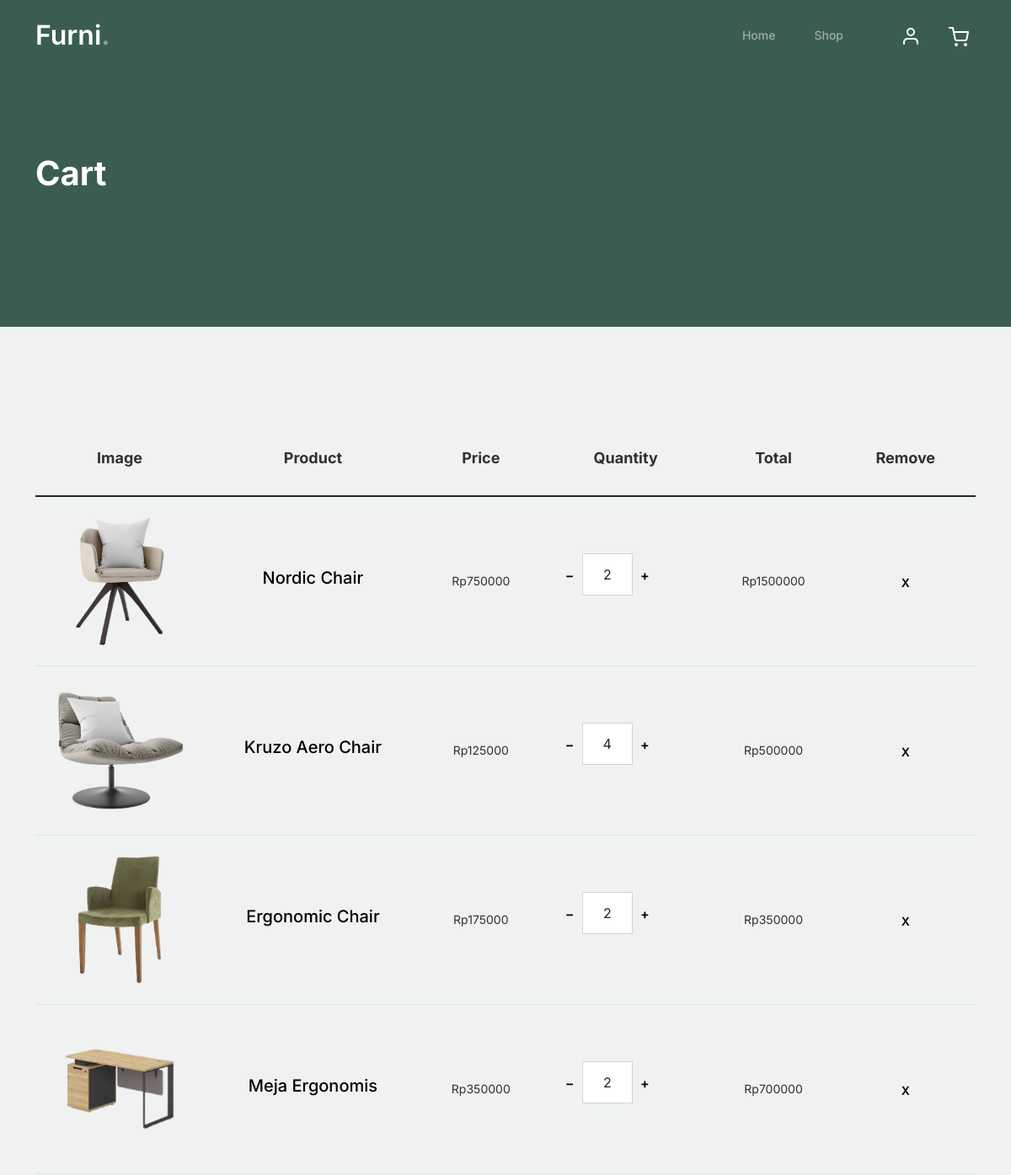
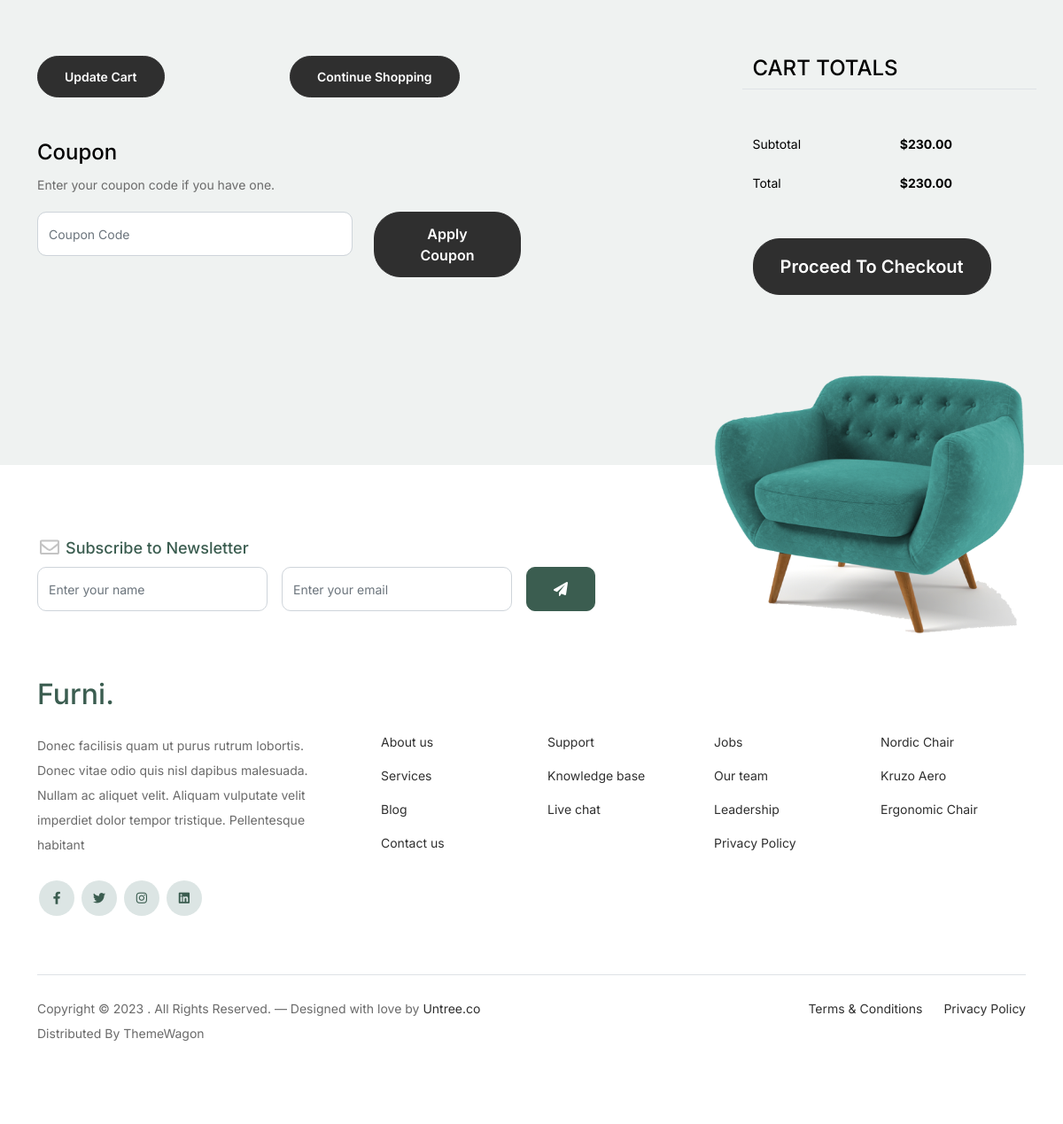
The page /lama/cart.php (signed in) on the database its author committed (2 pictures, top to bottom).
### tables this page shows
CREATE TABLE `cart` (
  `cart_id` varchar(32) NOT NULL,
  `user_id` varchar(32) NOT NULL,
  `prod_id` varchar(32) NOT NULL,
  `quantity` float NOT NULL
);

CREATE TABLE `product` (
  `prod_id` varchar(32) NOT NULL,
  `image` varchar(255) NOT NULL,
  `name` varchar(255) NOT NULL,
  `descr` varchar(4000) NOT NULL,
  `price` decimal(10,0) NOT NULL
);

### php/auth.php (called while the page is built, shortened)
<?php
if (isset($_SESSION['username'])) {
    $userId = $_SESSION['user_id'];
} else {
    $userId = null;
    $username = null;
}

### lama/cart.php (the view, shortened to what this page needs)
<?php
include 'php/config.php';
include 'php/auth.php';
?>
<!DOCTYPE html>
<html lang="en">
  <head>
    <link href="css/bootstrap.min.css" rel="stylesheet" />
    <link href="https://cdnjs.cloudflare.com/ajax/libs/font-awesome/6.0.0-beta3/css/all.min.css" rel="stylesheet" />
    <link href="css/tiny-slider.css" rel="stylesheet" />
    <link href="css/style.css" rel="stylesheet" />
  </head>
  <body>
    <nav class="custom-navbar navbar navbar navbar-expand-md navbar-dark bg-dark" arial-label="Furni navigation bar">
      <div class="container">
        <a class="navbar-brand" href="./">Furni<span>.</span></a>
        <div class="collapse navbar-collapse" id="navbarsFurni">
          <ul class="custom-navbar-nav navbar-nav ms-auto mb-2 mb-md-0">
            <li class="nav-item">
              <a class="nav-link" href="./">Home</a>
            </li>
            <li><a class="nav-link" href="shop.php">Shop</a></li>
          </ul>
          <ul class="custom-navbar-cta navbar-nav mb-2 mb-md-0 ms-5">
            <li>
              <a class="nav-link" href="#"><img src="images/user.svg" /></a>
            </li>
            <li>
              <a class="nav-link" href="cart.php"><img src="images/cart.svg" /></a>
            </li>
          </ul>
        </div>
      </div>
    </nav>
    <div class="hero">
      <div class="container">
        <div class="row justify-content-between">
          <div class="col-lg-5">
            <div class="intro-excerpt">
              <h1>Cart</h1>
            </div>
          </div>
          <div class="col-lg-7"></div>
        </div>
      </div>
    </div>
    <div class="untree_co-section before-footer-section">
      <div class="container">
        <div class="row mb-5">
          <form class="col-md-12" method="post">
            <div class="site-blocks-table">
              <table class="table">
                <thead>
                  <tr>
                    <th class="product-thumbnail">Image</th>
                    <th class="product-name">Product</th>
                    <th class="product-price">Price</th>
                    <th class="product-quantity">Quantity</th>
                    <th class="product-total">Total</th>
                    <th class="product-remove">Remove</th>
                  </tr>
                </thead>
                <tbody>
                <?php
                $sql = "SELECT c.*, p.* FROM cart c INNER JOIN product p ON c.prod_id = p.prod_id WHERE user_id = '$userId'";
                $result = mysqli_query($conn, $sql);
                if (mysqli_num_rows($result) > 0) {
                  while($row = mysqli_fetch_assoc($result)) {
                    ?>
                  <tr>
                    <td class="product-thumbnail">
                      <img src="images/<?php echo $row['image']; ?>" alt="Image" class="img-fluid" />
                    </td>
                    <td class="product-name">
                      <h2 class="h5 text-black"><?php echo $row['name']; ?></h2>
                    </td>
                    <td>Rp<?php echo $row['price']; ?></td>
                    <td>
                      <div class="input-group mb-3 d-flex align-items-center quantity-container" style="max-width: 120px">
                        <div class="input-group-prepend">
                          <a href="php/minuscart.php?id=<?php echo $row['cart_id']; ?>" class="btn btn-outline-black decrease" type="button">&minus;</a>
                        </div>
                        <input type="text" class="form-control text-center quantity-amount" value="<?php echo $row['quantity']; ?>" placeholder="" aria-label="Example text with button addon" aria-describedby="button-addon1" />
                        <div class="input-group-append">
                          <a href="php/addtocart.php?id=<?php echo $row['prod_id']; ?>" class="btn btn-outline-black increase" type="button">&plus;</a>
                        </div>
                      </div>
                    </td>
                    <td>Rp<?php echo $row['price'] * $row['quantity']; ?></td>
                    <td><a href="php/removefromcart.php?id=<?php echo $row['cart_id']; ?>" class="btn btn-black btn-sm">X</a></td>
                  </tr>
                  <?php
                  }
                }
                ?>
                </tbody>
              </table>
            </div>
          </form>
        </div>
        <div class="row">
          <div class="col-md-6">
            <div class="row mb-5">
              <div class="col-md-6 mb-3 mb-md-0">
                <button class="btn btn-black btn-sm btn-block">Update Cart</button>
              </div>
              <div class="col-md-6">
                <button class="btn btn-outline-black btn-sm btn-block">Continue Shopping</button>
              </div>
            </div>
            <div class="row">
              <div class="col-md-12">
                <label class="text-black h4" for="coupon">Coupon</label>
                <p>Enter your coupon code if you have one.</p>
              </div>
              <div class="col-md-8 mb-3 mb-md-0">
                <input type="text" class="form-control py-3" id="coupon" placeholder="Coupon Code" />
              </div>
              <div class="col-md-4">
                <button class="btn btn-black">Apply Coupon</button>
              </div>
            </div>
          </div>
          <div class="col-md-6 pl-5">
            <div class="row justify-content-end">
              <div class="col-md-7">
                <div class="row">
                  <div class="col-md-12 text-right border-bottom mb-5">
                    <h3 class="text-black h4 text-uppercase">Cart Totals</h3>
                  </div>
                </div>
                <div class="row mb-3">
                  <div class="col-md-6">
                    <span class="text-black">Subtotal</span>
                  </div>
                  <div class="col-md-6 text-right">
                    <strong class="text-black">$230.00</strong>
                  </div>
                </div>
                <div class="row mb-5">
                  <div class="col-md-6">
                    <span class="text-black">Total</span>
                  </div>
                  <div class="col-md-6 text-right">
                    <strong class="text-black">$230.00</strong>
                  </div>
                </div>
                <div class="row">
                  <div class="col-md-12">
                    <button class="btn btn-black btn-lg py-3 btn-block" onclick="window.location='checkout.html'">Proceed To Checkout</button>
                  </div>
                </div>
              </div>
            </div>
          </div>
        </div>
      </div>
    </div>
    <footer class="footer-section">
      <div class="container relative">
        <div class="sofa-img">
          <img src="images/sofa.png" alt="Image" class="img-fluid" />
        </div>
        <div class="row">
          <div class="col-lg-8">
            <div class="subscription-form">
              <h3 class="d-flex align-items-center">
                <span class="me-1"><img src="images/envelope-outline.svg" alt="Image" class="img-fluid" /></span><span>Subscribe to Newsletter</span>
              </h3>
              <form action="#" class="row g-3">
                <div class="col-auto">
                  <input type="text" class="form-control" placeholder="Enter your name" />
                </div>
                <div class="col-auto">
                  <input type="email" class="form-control" placeholder="Enter your email" />
                </div>
                <div class="col-auto">
                  <button class="btn btn-primary">
                    <span class="fa fa-paper-plane"></span>
                  </button>
                </div>
              </form>
            </div>
          </div>
        </div>
        <div class="row g-5 mb-5">
          <div class="col-lg-4">
            <div class="mb-4 footer-logo-wrap">
              <a href="#" class="footer-logo">Furni<span>.</span></a>
            </div>
            <p class="mb-4">Donec facilisis quam ut purus rutrum lobortis. Donec vitae odio quis nisl dapibus malesuada. Nullam ac aliquet velit. Aliquam vulputate velit imperdiet dolor tempor tristique. Pellentesque habitant</p>
            <ul class="list-unstyled custom-social">
              <li>
                <a href="#"><span class="fa fa-brands fa-facebook-f"></span></a>
              </li>
              <li>
                <a href="#"><span class="fa fa-brands fa-twitter"></span></a>
              </li>
              <li>
                <a href="#"><span class="fa fa-brands fa-instagram"></span></a>
              </li>
              <li>
                <a href="#"><span class="fa fa-brands fa-linkedin"></span></a>
              </li>
            </ul>
          </div>
          <div class="col-lg-8">
            <div class="row links-wrap">
              <div class="col-6 col-sm-6 col-md-3">
                <ul class="list-unstyled">
                  <li><a href="#">About us</a></li>
                  <li><a href="#">Services</a></li>
                  <li><a href="#">Blog</a></li>
                  <li><a href="#">Contact us</a></li>
                </ul>
              </div>
              <div class="col-6 col-sm-6 col-md-3">
                <ul class="list-unstyled">
                  <li><a href="#">Support</a></li>
                  <li><a href="#">Knowledge base</a></li>
                  <li><a href="#">Live chat</a></li>
                </ul>
              </div>
              <div class="col-6 col-sm-6 col-md-3">
                <ul class="list-unstyled">
                  <li><a href="#">Jobs</a></li>
                  <li><a href="#">Our team</a></li>
                  <li><a href="#">Leadership</a></li>
                  <li><a href="#">Privacy Policy</a></li>
                </ul>
              </div>
              <div class="col-6 col-sm-6 col-md-3">
                <ul class="list-unstyled">
                  <li><a href="#">Nordic Chair</a></li>
                  <li><a href="#">Kruzo Aero</a></li>
                  <li><a href="#">Ergonomic Chair</a></li>
                </ul>
              </div>
            </div>
          </div>
        </div>
        <div class="border-top copyright">
          <div class="row pt-4">
            <div class="col-lg-6">
              <p class="mb-2 text-center text-lg-start">
                Copyright &copy;
                . All Rights Reserved. &mdash; Designed with love by <a href="https://untree.co">Untree.co</a> Distributed By <a hreff="https://themewagon.com">ThemeWagon</a>
              </p>
            </div>
            <div class="col-lg-6 text-center text-lg-end">
              <ul class="list-unstyled d-inline-flex ms-auto">
                <li class="me-4"><a href="#">Terms &amp; Conditions</a></li>
                <li><a href="#">Privacy Policy</a></li>
              </ul>
            </div>
          </div>
        </div>
      </div>
    </footer>
  </body>
</html>

### rows shown on the page
cart: prod.image (picture), prod.name "Nordic Chair", prod.price "750000", quantity "2", $row['price'] * $row['quantity'] "1500000"
cart: prod.image (picture), prod.name "Kruzo Aero Chair", prod.price "125000", quantity "4", $row['price'] * $row['quantity'] "500000"
cart: prod.image (picture), prod.name "Ergonomic Chair", prod.price "175000", quantity "2", $row['price'] * $row['quantity'] "350000"
cart: prod.image (picture), prod.name "Meja Ergonomis", prod.price "350000", quantity "2", $row['price'] * $row['quantity'] "700000"
